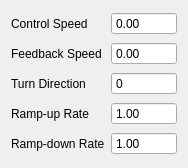
<?xml version="1.0" encoding="UTF-8"?>
<ui version="4.0">
 <class>VFDEditor</class>
 <widget class="QWidget" name="VFDEditor">
  <property name="geometry">
   <rect>
    <x>0</x>
    <y>0</y>
    <width>188</width>
    <height>168</height>
   </rect>
  </property>
  <property name="windowTitle">
   <string>Form</string>
  </property>
  <layout class="QGridLayout" name="gridLayout">
   <item row="3" column="0">
    <widget class="QLabel" name="label_4">
     <property name="text">
      <string>Ramp-up Rate</string>
     </property>
    </widget>
   </item>
   <item row="0" column="0">
    <widget class="QLabel" name="label">
     <property name="text">
      <string>Control Speed</string>
     </property>
    </widget>
   </item>
   <item row="1" column="0">
    <widget class="QLabel" name="label_2">
     <property name="text">
      <string>Feedback Speed</string>
     </property>
    </widget>
   </item>
   <item row="2" column="1">
    <widget class="QSpinBox" name="directionSpinbox">
     <property name="buttonSymbols">
      <enum>QAbstractSpinBox::NoButtons</enum>
     </property>
     <property name="keyboardTracking">
      <bool>false</bool>
     </property>
     <property name="maximum">
      <number>2</number>
     </property>
    </widget>
   </item>
   <item row="4" column="0">
    <widget class="QLabel" name="label_5">
     <property name="text">
      <string>Ramp-down Rate</string>
     </property>
    </widget>
   </item>
   <item row="2" column="0">
    <widget class="QLabel" name="label_3">
     <property name="text">
      <string>Turn Direction</string>
     </property>
    </widget>
   </item>
   <item row="0" column="1">
    <widget class="QDoubleSpinBox" name="controlSpeedSpinbox">
     <property name="buttonSymbols">
      <enum>QAbstractSpinBox::NoButtons</enum>
     </property>
     <property name="keyboardTracking">
      <bool>false</bool>
     </property>
     <property name="maximum">
      <double>7000.000000000000000</double>
     </property>
    </widget>
   </item>
   <item row="1" column="1">
    <widget class="QDoubleSpinBox" name="feedbackSpeedSpinbox">
     <property name="readOnly">
      <bool>true</bool>
     </property>
     <property name="buttonSymbols">
      <enum>QAbstractSpinBox::NoButtons</enum>
     </property>
     <property name="minimum">
      <double>-7000.000000000000000</double>
     </property>
     <property name="maximum">
      <double>7000.000000000000000</double>
     </property>
    </widget>
   </item>
   <item row="3" column="1">
    <widget class="QDoubleSpinBox" name="rampUpRateSpinbox">
     <property name="buttonSymbols">
      <enum>QAbstractSpinBox::NoButtons</enum>
     </property>
     <property name="keyboardTracking">
      <bool>false</bool>
     </property>
     <property name="minimum">
      <double>1.000000000000000</double>
     </property>
     <property name="maximum">
      <double>1000.000000000000000</double>
     </property>
    </widget>
   </item>
   <item row="4" column="1">
    <widget class="QDoubleSpinBox" name="rampDownRateSpinbox">
     <property name="buttonSymbols">
      <enum>QAbstractSpinBox::NoButtons</enum>
     </property>
     <property name="keyboardTracking">
      <bool>false</bool>
     </property>
     <property name="minimum">
      <double>1.000000000000000</double>
     </property>
     <property name="maximum">
      <double>1000.000000000000000</double>
     </property>
    </widget>
   </item>
  </layout>
 </widget>
 <resources/>
 <connections/>
</ui>
